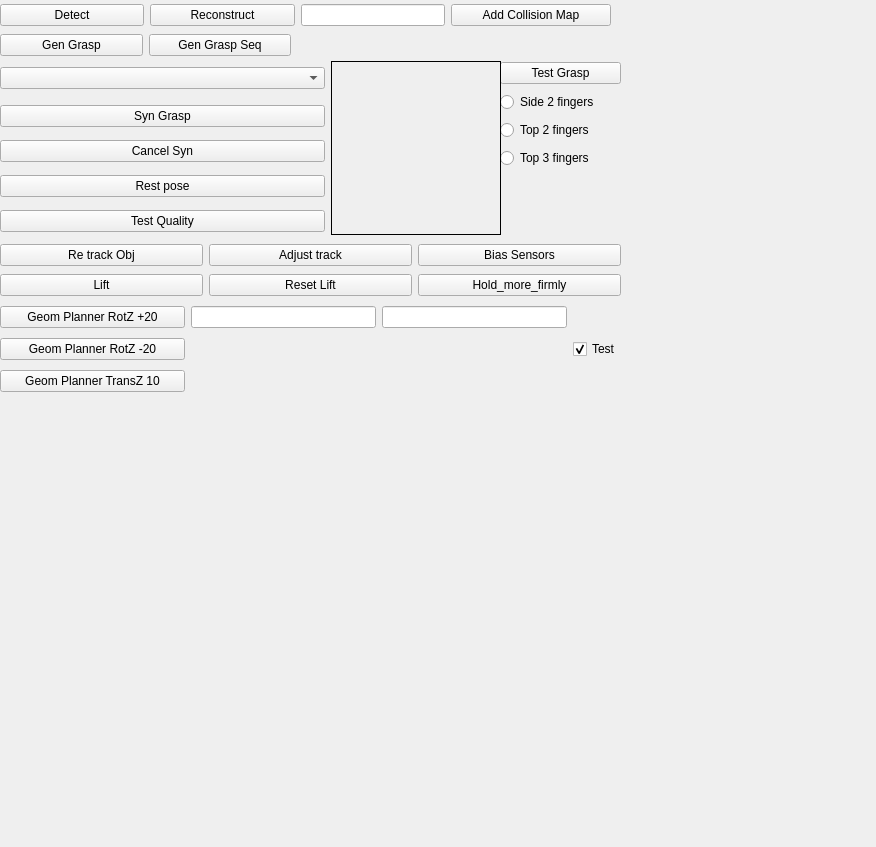
<?xml version="1.0" encoding="UTF-8"?>
<ui version="4.0">
 <class>HandleGuiManipulationUi</class>
 <widget class="QDockWidget" name="HandleGuiManipulationUi">
  <property name="geometry">
   <rect>
    <x>0</x>
    <y>0</y>
    <width>876</width>
    <height>847</height>
   </rect>
  </property>
  <property name="windowTitle">
   <string>Handle Manipulation</string>
  </property>
  <widget class="QWidget" name="contents">
   <widget class="QWidget" name="horizontalLayoutWidget">
    <property name="geometry">
     <rect>
      <x>0</x>
      <y>0</y>
      <width>611</width>
      <height>31</height>
     </rect>
    </property>
    <layout class="QHBoxLayout" name="horizontalLayout">
     <item>
      <widget class="QPushButton" name="btn_detect_objects">
       <property name="sizePolicy">
        <sizepolicy hsizetype="MinimumExpanding" vsizetype="Fixed">
         <horstretch>0</horstretch>
         <verstretch>0</verstretch>
        </sizepolicy>
       </property>
       <property name="toolTip">
        <string>Run object detection and fill table with detected objects. Double click object in table to attempt pickup.</string>
       </property>
       <property name="text">
        <string>Detect</string>
       </property>
      </widget>
     </item>
     <item>
      <widget class="QPushButton" name="btn_reconstruct_objects">
       <property name="sizePolicy">
        <sizepolicy hsizetype="MinimumExpanding" vsizetype="Fixed">
         <horstretch>0</horstretch>
         <verstretch>0</verstretch>
        </sizepolicy>
       </property>
       <property name="toolTip">
        <string>Run object detection and fill table with detected objects. Double click object in table to attempt pickup.</string>
       </property>
       <property name="text">
        <string>Reconstruct</string>
       </property>
      </widget>
     </item>
     <item>
      <widget class="QLineEdit" name="reconstruct_name">
       <property name="enabled">
        <bool>true</bool>
       </property>
       <property name="frame">
        <bool>true</bool>
       </property>
       <property name="readOnly">
        <bool>false</bool>
       </property>
      </widget>
     </item>
     <item>
      <widget class="QPushButton" name="btn_add_collision_map">
       <property name="minimumSize">
        <size>
         <width>160</width>
         <height>0</height>
        </size>
       </property>
       <property name="text">
        <string>Add Collision Map</string>
       </property>
      </widget>
     </item>
    </layout>
   </widget>
   <widget class="QWidget" name="horizontalLayoutWidget_2">
    <property name="geometry">
     <rect>
      <x>0</x>
      <y>30</y>
      <width>291</width>
      <height>31</height>
     </rect>
    </property>
    <layout class="QHBoxLayout" name="horizontalLayout_2">
     <item>
      <widget class="QPushButton" name="btn_gen_grasp">
       <property name="sizePolicy">
        <sizepolicy hsizetype="MinimumExpanding" vsizetype="Fixed">
         <horstretch>0</horstretch>
         <verstretch>0</verstretch>
        </sizepolicy>
       </property>
       <property name="toolTip">
        <string>Run object detection and fill table with detected objects. Double click object in table to attempt pickup.</string>
       </property>
       <property name="text">
        <string>Gen Grasp</string>
       </property>
      </widget>
     </item>
     <item>
      <widget class="QPushButton" name="btn_gen_grasp_seq">
       <property name="sizePolicy">
        <sizepolicy hsizetype="MinimumExpanding" vsizetype="Fixed">
         <horstretch>0</horstretch>
         <verstretch>0</verstretch>
        </sizepolicy>
       </property>
       <property name="toolTip">
        <string>Run object detection and fill table with detected objects. Double click object in table to attempt pickup.</string>
       </property>
       <property name="text">
        <string>Gen Grasp Seq</string>
       </property>
      </widget>
     </item>
    </layout>
   </widget>
   <widget class="QWidget" name="gridLayoutWidget">
    <property name="geometry">
     <rect>
      <x>500</x>
      <y>60</y>
      <width>121</width>
      <height>113</height>
     </rect>
    </property>
    <layout class="QVBoxLayout" name="verticalLayout">
     <item>
      <widget class="QPushButton" name="btn_test_grasp">
       <property name="sizePolicy">
        <sizepolicy hsizetype="MinimumExpanding" vsizetype="Fixed">
         <horstretch>0</horstretch>
         <verstretch>0</verstretch>
        </sizepolicy>
       </property>
       <property name="toolTip">
        <string>Run object detection and fill table with detected objects. Double click object in table to attempt pickup.</string>
       </property>
       <property name="text">
        <string>Test Grasp</string>
       </property>
      </widget>
     </item>
     <item>
      <widget class="QRadioButton" name="radbtn_side_2_fingers">
       <property name="text">
        <string>Side 2 fingers</string>
       </property>
      </widget>
     </item>
     <item>
      <widget class="QRadioButton" name="radbtn_top_2_fingers">
       <property name="text">
        <string>Top 2 fingers</string>
       </property>
      </widget>
     </item>
     <item>
      <widget class="QRadioButton" name="radbtn_top_3_fingers">
       <property name="text">
        <string>Top 3 fingers</string>
       </property>
      </widget>
     </item>
    </layout>
   </widget>
   <widget class="QWidget" name="horizontalLayoutWidget_4">
    <property name="geometry">
     <rect>
      <x>0</x>
      <y>240</y>
      <width>621</width>
      <height>31</height>
     </rect>
    </property>
    <layout class="QHBoxLayout" name="horizontalLayout_4">
     <item>
      <widget class="QPushButton" name="btn_retrack_obj">
       <property name="sizePolicy">
        <sizepolicy hsizetype="MinimumExpanding" vsizetype="Fixed">
         <horstretch>0</horstretch>
         <verstretch>0</verstretch>
        </sizepolicy>
       </property>
       <property name="toolTip">
        <string>Run object detection and fill table with detected objects. Double click object in table to attempt pickup.</string>
       </property>
       <property name="text">
        <string>Re track Obj</string>
       </property>
      </widget>
     </item>
     <item>
      <widget class="QPushButton" name="btn_adjust_track">
       <property name="sizePolicy">
        <sizepolicy hsizetype="MinimumExpanding" vsizetype="Fixed">
         <horstretch>0</horstretch>
         <verstretch>0</verstretch>
        </sizepolicy>
       </property>
       <property name="toolTip">
        <string>Run object detection and fill table with detected objects. Double click object in table to attempt pickup.</string>
       </property>
       <property name="text">
        <string>Adjust track</string>
       </property>
      </widget>
     </item>
     <item>
      <widget class="QPushButton" name="btn_bias_sensors">
       <property name="sizePolicy">
        <sizepolicy hsizetype="MinimumExpanding" vsizetype="Fixed">
         <horstretch>0</horstretch>
         <verstretch>0</verstretch>
        </sizepolicy>
       </property>
       <property name="toolTip">
        <string>Run object detection and fill table with detected objects. Double click object in table to attempt pickup.</string>
       </property>
       <property name="text">
        <string>Bias Sensors</string>
       </property>
      </widget>
     </item>
    </layout>
   </widget>
   <widget class="QWidget" name="horizontalLayoutWidget_5">
    <property name="geometry">
     <rect>
      <x>0</x>
      <y>270</y>
      <width>621</width>
      <height>31</height>
     </rect>
    </property>
    <layout class="QHBoxLayout" name="horizontalLayout_5">
     <item>
      <widget class="QPushButton" name="btn_lift">
       <property name="sizePolicy">
        <sizepolicy hsizetype="MinimumExpanding" vsizetype="Fixed">
         <horstretch>0</horstretch>
         <verstretch>0</verstretch>
        </sizepolicy>
       </property>
       <property name="toolTip">
        <string>Run object detection and fill table with detected objects. Double click object in table to attempt pickup.</string>
       </property>
       <property name="text">
        <string>Lift</string>
       </property>
      </widget>
     </item>
     <item>
      <widget class="QPushButton" name="btn_reset_lift">
       <property name="sizePolicy">
        <sizepolicy hsizetype="MinimumExpanding" vsizetype="Fixed">
         <horstretch>0</horstretch>
         <verstretch>0</verstretch>
        </sizepolicy>
       </property>
       <property name="toolTip">
        <string>Run object detection and fill table with detected objects. Double click object in table to attempt pickup.</string>
       </property>
       <property name="text">
        <string>Reset Lift</string>
       </property>
      </widget>
     </item>
     <item>
      <widget class="QPushButton" name="btn_hold_firmly">
       <property name="sizePolicy">
        <sizepolicy hsizetype="MinimumExpanding" vsizetype="Fixed">
         <horstretch>0</horstretch>
         <verstretch>0</verstretch>
        </sizepolicy>
       </property>
       <property name="toolTip">
        <string>Run object detection and fill table with detected objects. Double click object in table to attempt pickup.</string>
       </property>
       <property name="text">
        <string>Hold_more_firmly</string>
       </property>
      </widget>
     </item>
    </layout>
   </widget>
   <widget class="QWidget" name="gridLayoutWidget_2">
    <property name="geometry">
     <rect>
      <x>0</x>
      <y>300</y>
      <width>621</width>
      <height>101</height>
     </rect>
    </property>
    <layout class="QGridLayout" name="gridLayout_2" columnstretch="0,0,0,0">
     <property name="horizontalSpacing">
      <number>6</number>
     </property>
     <property name="verticalSpacing">
      <number>4</number>
     </property>
     <item row="0" column="0">
      <widget class="QPushButton" name="btn_geom_planner_rot_z20">
       <property name="sizePolicy">
        <sizepolicy hsizetype="MinimumExpanding" vsizetype="Fixed">
         <horstretch>0</horstretch>
         <verstretch>0</verstretch>
        </sizepolicy>
       </property>
       <property name="toolTip">
        <string>Run object detection and fill table with detected objects. Double click object in table to attempt pickup.</string>
       </property>
       <property name="text">
        <string>Geom Planner RotZ +20</string>
       </property>
      </widget>
     </item>
     <item row="1" column="0">
      <widget class="QPushButton" name="btn_geom_planner_rot_zm20">
       <property name="sizePolicy">
        <sizepolicy hsizetype="MinimumExpanding" vsizetype="Fixed">
         <horstretch>0</horstretch>
         <verstretch>0</verstretch>
        </sizepolicy>
       </property>
       <property name="toolTip">
        <string>Run object detection and fill table with detected objects. Double click object in table to attempt pickup.</string>
       </property>
       <property name="text">
        <string>Geom Planner RotZ -20</string>
       </property>
      </widget>
     </item>
     <item row="0" column="1">
      <widget class="QLineEdit" name="geom_posX">
       <property name="enabled">
        <bool>true</bool>
       </property>
       <property name="frame">
        <bool>true</bool>
       </property>
      </widget>
     </item>
     <item row="0" column="2">
      <widget class="QLineEdit" name="geom_posY">
       <property name="enabled">
        <bool>true</bool>
       </property>
       <property name="frame">
        <bool>true</bool>
       </property>
       <property name="readOnly">
        <bool>false</bool>
       </property>
      </widget>
     </item>
     <item row="2" column="0">
      <widget class="QPushButton" name="btn_geom_planner_trans_z10">
       <property name="sizePolicy">
        <sizepolicy hsizetype="MinimumExpanding" vsizetype="Fixed">
         <horstretch>0</horstretch>
         <verstretch>0</verstretch>
        </sizepolicy>
       </property>
       <property name="toolTip">
        <string>Run object detection and fill table with detected objects. Double click object in table to attempt pickup.</string>
       </property>
       <property name="text">
        <string>Geom Planner TransZ 10</string>
       </property>
      </widget>
     </item>
     <item row="0" column="3" rowspan="3">
      <widget class="QCheckBox" name="geom_checkbox">
       <property name="text">
        <string>Test</string>
       </property>
       <property name="checked">
        <bool>true</bool>
       </property>
      </widget>
     </item>
    </layout>
   </widget>
   <widget class="QWidget" name="gridLayoutWidget_3">
    <property name="geometry">
     <rect>
      <x>0</x>
      <y>60</y>
      <width>501</width>
      <height>181</height>
     </rect>
    </property>
    <layout class="QGridLayout" name="gridLayout_3">
     <item row="1" column="0">
      <widget class="QPushButton" name="btn_syn_grasp">
       <property name="sizePolicy">
        <sizepolicy hsizetype="MinimumExpanding" vsizetype="Fixed">
         <horstretch>0</horstretch>
         <verstretch>0</verstretch>
        </sizepolicy>
       </property>
       <property name="toolTip">
        <string>Run object detection and fill table with detected objects. Double click object in table to attempt pickup.</string>
       </property>
       <property name="text">
        <string>Syn Grasp</string>
       </property>
      </widget>
     </item>
     <item row="3" column="0">
      <widget class="QPushButton" name="btn_rest_pose">
       <property name="sizePolicy">
        <sizepolicy hsizetype="MinimumExpanding" vsizetype="Fixed">
         <horstretch>0</horstretch>
         <verstretch>0</verstretch>
        </sizepolicy>
       </property>
       <property name="toolTip">
        <string>Run object detection and fill table with detected objects. Double click object in table to attempt pickup.</string>
       </property>
       <property name="text">
        <string>Rest pose</string>
       </property>
      </widget>
     </item>
     <item row="2" column="0">
      <widget class="QPushButton" name="btn_syn_grasp_cancel">
       <property name="sizePolicy">
        <sizepolicy hsizetype="MinimumExpanding" vsizetype="Fixed">
         <horstretch>0</horstretch>
         <verstretch>0</verstretch>
        </sizepolicy>
       </property>
       <property name="toolTip">
        <string>Run object detection and fill table with detected objects. Double click object in table to attempt pickup.</string>
       </property>
       <property name="text">
        <string>Cancel Syn</string>
       </property>
      </widget>
     </item>
     <item row="4" column="0">
      <widget class="QPushButton" name="btn_test_grasp_quality">
       <property name="sizePolicy">
        <sizepolicy hsizetype="MinimumExpanding" vsizetype="Fixed">
         <horstretch>0</horstretch>
         <verstretch>0</verstretch>
        </sizepolicy>
       </property>
       <property name="toolTip">
        <string>Run object detection and fill table with detected objects. Double click object in table to attempt pickup.</string>
       </property>
       <property name="text">
        <string>Test Quality</string>
       </property>
      </widget>
     </item>
     <item row="0" column="0">
      <widget class="QComboBox" name="syn_combobox">
       <property name="minimumSize">
        <size>
         <width>300</width>
         <height>0</height>
        </size>
       </property>
      </widget>
     </item>
     <item row="0" column="1" rowspan="5">
      <widget class="QLabel" name="syn_image">
       <property name="minimumSize">
        <size>
         <width>170</width>
         <height>170</height>
        </size>
       </property>
       <property name="frameShape">
        <enum>QFrame::Box</enum>
       </property>
       <property name="text">
        <string/>
       </property>
      </widget>
     </item>
    </layout>
   </widget>
  </widget>
 </widget>
 <resources/>
 <connections/>
</ui>
